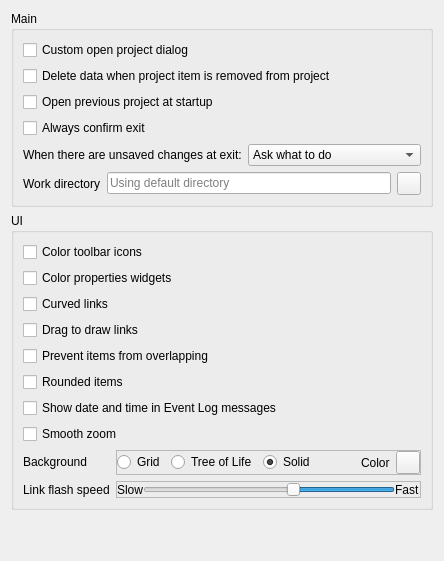
      <widget class="QWidget" name="General">
       <layout class="QVBoxLayout" name="verticalLayout_6">
        <item>
         <widget class="QGroupBox" name="groupBox_general">
          <property name="sizePolicy">
           <sizepolicy hsizetype="Expanding" vsizetype="Expanding">
            <horstretch>0</horstretch>
            <verstretch>0</verstretch>
           </sizepolicy>
          </property>
          <property name="minimumSize">
           <size>
            <width>0</width>
            <height>0</height>
           </size>
          </property>
          <property name="maximumSize">
           <size>
            <width>16777215</width>
            <height>16777215</height>
           </size>
          </property>
          <property name="autoFillBackground">
           <bool>false</bool>
          </property>
          <property name="title">
           <string>Main</string>
          </property>
          <property name="flat">
           <bool>false</bool>
          </property>
          <layout class="QGridLayout" name="gridLayout">
           <property name="spacing">
            <number>6</number>
           </property>
           <item row="13" column="0">
            <layout class="QHBoxLayout" name="horizontalLayout_6">
             <item>
              <widget class="QLabel" name="label">
               <property name="text">
                <string>Work directory</string>
               </property>
              </widget>
             </item>
             <item>
              <widget class="QLineEdit" name="lineEdit_work_dir">
               <property name="minimumSize">
                <size>
                 <width>0</width>
                 <height>20</height>
                </size>
               </property>
               <property name="toolTip">
                <string>&lt;html&gt;&lt;head/&gt;&lt;body&gt;&lt;p&gt;Work directory location. Leave empty to use default.&lt;/p&gt;&lt;/body&gt;&lt;/html&gt;</string>
               </property>
               <property name="placeholderText">
                <string>Using default directory</string>
               </property>
               <property name="clearButtonEnabled">
                <bool>true</bool>
               </property>
              </widget>
             </item>
             <item>
              <widget class="QToolButton" name="toolButton_browse_work">
               <property name="sizePolicy">
                <sizepolicy hsizetype="Fixed" vsizetype="Fixed">
                 <horstretch>0</horstretch>
                 <verstretch>0</verstretch>
                </sizepolicy>
               </property>
               <property name="toolTip">
                <string>&lt;html&gt;&lt;head/&gt;&lt;body&gt;&lt;p&gt;Pick Work directory with file browser&lt;/p&gt;&lt;/body&gt;&lt;/html&gt;</string>
               </property>
               <property name="icon">
                <iconset resource="resources/resources_icons.qrc">
                 <normaloff>:/icons/menu_icons/folder-open-solid.svg</normaloff>:/icons/menu_icons/folder-open-solid.svg</iconset>
               </property>
              </widget>
             </item>
            </layout>
           </item>
           <item row="5" column="0">
            <layout class="QFormLayout" name="formLayout_2">
             <item row="0" column="0">
              <widget class="QLabel" name="label_2">
               <property name="text">
                <string>When there are unsaved changes at exit:</string>
               </property>
              </widget>
             </item>
             <item row="0" column="1">
              <widget class="QComboBox" name="project_save_options_combo_box">
               <item>
                <property name="text">
                 <string>Ask what to do</string>
                </property>
               </item>
               <item>
                <property name="text">
                 <string>Automatically save project</string>
                </property>
               </item>
              </widget>
             </item>
            </layout>
           </item>
           <item row="1" column="0">
            <widget class="QCheckBox" name="checkBox_custom_open_project_dialog">
             <property name="toolTip">
              <string>&lt;html&gt;&lt;head/&gt;&lt;body&gt;&lt;p&gt;Select the type of dialog used in File-&amp;gt;Open project...&lt;/p&gt;&lt;p&gt;Checking this box shows a custom dialog. Unchecking this box shows the OS provided 'select folder' dialog.&lt;/p&gt;&lt;/body&gt;&lt;/html&gt;</string>
             </property>
             <property name="text">
              <string>Custom open project dialog</string>
             </property>
             <property name="checked">
              <bool>false</bool>
             </property>
            </widget>
           </item>
           <item row="2" column="0">
            <widget class="QCheckBox" name="checkBox_delete_data">
             <property name="toolTip">
              <string>&lt;html&gt;&lt;head/&gt;&lt;body&gt;&lt;p&gt;Check this box to delete project item's data when a project item is removed from project. This means, that the project item directory and its contens will be deleted from your HD.&lt;/p&gt;&lt;/body&gt;&lt;/html&gt;</string>
             </property>
             <property name="text">
              <string>Delete data when project item is removed from project</string>
             </property>
            </widget>
           </item>
           <item row="4" column="0">
            <widget class="QCheckBox" name="checkBox_exit_prompt">
             <property name="toolTip">
              <string>&lt;html&gt;&lt;head/&gt;&lt;body&gt;&lt;p&gt;Checking this shows the 'confirm exit' question box when quitting the app&lt;/p&gt;&lt;/body&gt;&lt;/html&gt;</string>
             </property>
             <property name="text">
              <string>Always confirm exit</string>
             </property>
             <property name="tristate">
              <bool>false</bool>
             </property>
            </widget>
           </item>
           <item row="3" column="0">
            <widget class="QCheckBox" name="checkBox_open_previous_project">
             <property name="sizePolicy">
              <sizepolicy hsizetype="Minimum" vsizetype="Fixed">
               <horstretch>0</horstretch>
               <verstretch>0</verstretch>
              </sizepolicy>
             </property>
             <property name="toolTip">
              <string>&lt;html&gt;&lt;head/&gt;&lt;body&gt;&lt;p&gt;If checked, application opens the project at startup that was open the last time the application was quit&lt;/p&gt;&lt;/body&gt;&lt;/html&gt;</string>
             </property>
             <property name="text">
              <string>Open previous project at startup</string>
             </property>
            </widget>
           </item>
          </layout>
         </widget>
        </item>
        <item>
         <widget class="QGroupBox" name="groupBox_ui">
          <property name="title">
           <string>UI</string>
          </property>
          <layout class="QGridLayout" name="gridLayout_2">
           <item row="10" column="0">
            <widget class="QCheckBox" name="checkBox_use_smooth_zoom">
             <property name="toolTip">
              <string>&lt;html&gt;&lt;head/&gt;&lt;body&gt;&lt;p&gt;Controls whether smooth or discete zoom is used in Design and Graph Views.&lt;/p&gt;&lt;/body&gt;&lt;/html&gt;</string>
             </property>
             <property name="text">
              <string>Smooth zoom</string>
             </property>
            </widget>
           </item>
           <item row="8" column="0">
            <widget class="QCheckBox" name="checkBox_datetime">
             <property name="toolTip">
              <string>&lt;html&gt;&lt;head/&gt;&lt;body&gt;&lt;p&gt;If checked, date and time string is appended into Event Log messages&lt;/p&gt;&lt;/body&gt;&lt;/html&gt;</string>
             </property>
             <property name="text">
              <string>Show date and time in Event Log messages</string>
             </property>
            </widget>
           </item>
           <item row="4" column="0">
            <widget class="QCheckBox" name="checkBox_use_curved_links">
             <property name="toolTip">
              <string>&lt;html&gt;&lt;head/&gt;&lt;body&gt;&lt;p&gt;Controls whether smooth or straight connectors are used in Design View.&lt;/p&gt;&lt;/body&gt;&lt;/html&gt;</string>
             </property>
             <property name="text">
              <string>Curved links</string>
             </property>
            </widget>
           </item>
           <item row="3" column="0">
            <widget class="QCheckBox" name="checkBox_color_properties_widgets">
             <property name="text">
              <string>Color properties widgets</string>
             </property>
            </widget>
           </item>
           <item row="2" column="0">
            <widget class="QCheckBox" name="checkBox_color_toolbar_icons">
             <property name="text">
              <string>Color toolbar icons</string>
             </property>
            </widget>
           </item>
           <item row="6" column="0">
            <widget class="QCheckBox" name="checkBox_prevent_overlapping">
             <property name="text">
              <string>Prevent items from overlapping</string>
             </property>
            </widget>
           </item>
           <item row="7" column="0">
            <widget class="QCheckBox" name="checkBox_use_rounded_items">
             <property name="text">
              <string>Rounded items</string>
             </property>
            </widget>
           </item>
           <item row="12" column="0">
            <layout class="QFormLayout" name="formLayout">
             <item row="0" column="0">
              <widget class="QLabel" name="label_7">
               <property name="text">
                <string>Background</string>
               </property>
              </widget>
             </item>
             <item row="0" column="1">
              <widget class="QFrame" name="frame_2">
               <property name="frameShape">
                <enum>QFrame::StyledPanel</enum>
               </property>
               <property name="frameShadow">
                <enum>QFrame::Sunken</enum>
               </property>
               <layout class="QHBoxLayout" name="horizontalLayout_4">
                <property name="leftMargin">
                 <number>0</number>
                </property>
                <property name="topMargin">
                 <number>0</number>
                </property>
                <property name="rightMargin">
                 <number>0</number>
                </property>
                <property name="bottomMargin">
                 <number>0</number>
                </property>
                <item>
                 <widget class="QRadioButton" name="radioButton_bg_grid">
                  <property name="text">
                   <string>Grid</string>
                  </property>
                 </widget>
                </item>
                <item>
                 <widget class="QRadioButton" name="radioButton_bg_tree">
                  <property name="text">
                   <string>Tree of Life</string>
                  </property>
                 </widget>
                </item>
                <item>
                 <widget class="QRadioButton" name="radioButton_bg_solid">
                  <property name="text">
                   <string>Solid</string>
                  </property>
                  <property name="checked">
                   <bool>true</bool>
                  </property>
                 </widget>
                </item>
                <item>
                 <spacer name="horizontalSpacer_4">
                  <property name="orientation">
                   <enum>Qt::Horizontal</enum>
                  </property>
                  <property name="sizeHint" stdset="0">
                   <size>
                    <width>40</width>
                    <height>20</height>
                   </size>
                  </property>
                 </spacer>
                </item>
                <item>
                 <widget class="QLabel" name="label_9">
                  <property name="text">
                   <string>Color</string>
                  </property>
                 </widget>
                </item>
                <item>
                 <widget class="QToolButton" name="toolButton_bg_color">
                  <property name="toolTip">
                   <string>&lt;html&gt;&lt;head/&gt;&lt;body&gt;&lt;p&gt;Pick solid background color&lt;/p&gt;&lt;/body&gt;&lt;/html&gt;</string>
                  </property>
                  <property name="iconSize">
                   <size>
                    <width>16</width>
                    <height>16</height>
                   </size>
                  </property>
                 </widget>
                </item>
               </layout>
              </widget>
             </item>
             <item row="1" column="0">
              <widget class="QLabel" name="label_4">
               <property name="text">
                <string>Link flash speed</string>
               </property>
              </widget>
             </item>
             <item row="1" column="1">
              <widget class="QFrame" name="frame_1">
               <property name="frameShape">
                <enum>QFrame::StyledPanel</enum>
               </property>
               <property name="frameShadow">
                <enum>QFrame::Sunken</enum>
               </property>
               <layout class="QHBoxLayout" name="horizontalLayout_17">
                <property name="spacing">
                 <number>0</number>
                </property>
                <property name="leftMargin">
                 <number>0</number>
                </property>
                <property name="topMargin">
                 <number>0</number>
                </property>
                <property name="rightMargin">
                 <number>0</number>
                </property>
                <property name="bottomMargin">
                 <number>0</number>
                </property>
                <item>
                 <widget class="QLabel" name="label_5">
                  <property name="text">
                   <string>Slow</string>
                  </property>
                 </widget>
                </item>
                <item>
                 <widget class="QSlider" name="horizontalSlider_data_flow_animation_duration">
                  <property name="styleSheet">
                   <string notr="true"/>
                  </property>
                  <property name="minimum">
                   <number>1</number>
                  </property>
                  <property name="maximum">
                   <number>250</number>
                  </property>
                  <property name="singleStep">
                   <number>10</number>
                  </property>
                  <property name="pageStep">
                   <number>50</number>
                  </property>
                  <property name="sliderPosition">
                   <number>100</number>
                  </property>
                  <property name="tracking">
                   <bool>false</bool>
                  </property>
                  <property name="orientation">
                   <enum>Qt::Horizontal</enum>
                  </property>
                  <property name="invertedAppearance">
                   <bool>true</bool>
                  </property>
                  <property name="invertedControls">
                   <bool>false</bool>
                  </property>
                 </widget>
                </item>
                <item>
                 <widget class="QLabel" name="label_8">
                  <property name="text">
                   <string>Fast</string>
                  </property>
                 </widget>
                </item>
               </layout>
              </widget>
             </item>
            </layout>
           </item>
           <item row="5" column="0">
            <widget class="QCheckBox" name="checkBox_drag_to_draw_links">
             <property name="text">
              <string>Drag to draw links</string>
             </property>
            </widget>
           </item>
          </layout>
         </widget>
        </item>
        <item>
         <spacer name="verticalSpacer">
          <property name="orientation">
           <enum>Qt::Vertical</enum>
          </property>
          <property name="sizeHint" stdset="0">
           <size>
            <width>20</width>
            <height>40</height>
           </size>
          </property>
         </spacer>
        </item>
       </layout>
      </widget>
